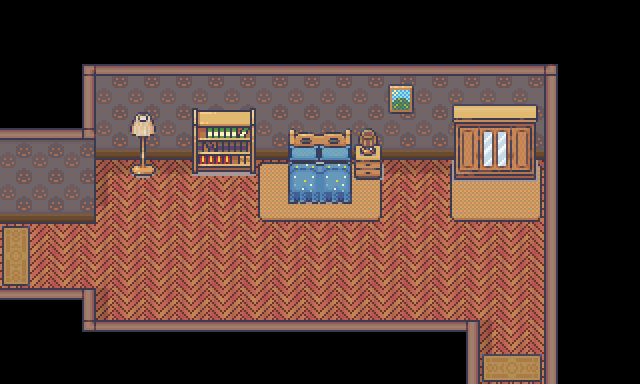

Tiled map render using the project's own tile images. Description and the map definition, with tile-layer contents summarised, below:
An orthogonal 20x12 tile map with 32x32 px tiles, 5 tile layers (Background, Floor, Decor, Furniture, ...), 6 tilesets and 16 objects (2x GoToNextMap, Player, Interaction).

<map version="1.10" tiledversion="1.10.2" orientation="orthogonal" renderorder="right-down" width="20" height="12" tilewidth="32" tileheight="32" infinite="0" nextlayerid="9" nextobjectid="28">
 <tileset firstgid="451" source="tileSets/2_LivingRoom_32x32.tsx" />
 <tileset firstgid="1171" source="tileSets/Room_Builder_Floors_32x32.tsx" />
 <tileset firstgid="1771" source="tileSets/Room_Builder_Walls_32x32.tsx" />
 <tileset firstgid="3051" source="tileSets/4_1Bedroom_32x32.tsx" />
 <tileset firstgid="3467" source="tileSets/fancy_mat.tsx" />
 <tileset firstgid="3476" source="tileSets/1_Room_Builder_borders_32x32.tsx" />
 <layer id="7" name="Background" width="20" height="12">
  <data>[240 cells, 0 non-empty, 0 distinct tile ids]</data>
 </layer>
 <layer id="8" name="Floor" width="20" height="12">
  <data>[240 cells, 160 non-empty, 16 distinct tile ids]</data>
 </layer>
 <layer id="2" name="Decor" width="20" height="12">
  <data>[240 cells, 37 non-empty, 13 distinct tile ids]</data>
 </layer>
 <layer id="3" name="Furniture" width="20" height="12">
  <data>[240 cells, 29 non-empty, 29 distinct tile ids]</data>
 </layer>
 <layer id="4" name="Furniture2" width="20" height="12">
  <data>[240 cells, 5 non-empty, 5 distinct tile ids]</data>
 </layer>
 <objectgroup id="5" name="Collisions">
  <object id="1" x="64" y="64" width="512" height="32" />
  <object id="2" x="544" y="64" width="32" height="320" />
  <object id="3" x="64" y="320" width="416" height="32" />
  <object id="4" x="64" y="64" width="32" height="128" />
  <object id="5" x="0" y="160" width="96" height="32" />
  <object id="6" x="0" y="288" width="96" height="32" />
  <object id="13" x="96" y="96" width="448" height="32" />
  <object id="17" x="448" y="320" width="32" height="64" />
  <object id="23" x="448" y="128" width="96" height="32" />
  <object id="24" x="288" y="128" width="96" height="48" />
  <object id="25" x="192" y="128" width="64" height="20" />
  <object id="27" x="128" y="128" width="32" height="20" />
 </objectgroup>
 <objectgroup id="6" name="SpawnPoints">
  <object id="11" name="Player" type="Player" x="288" y="224" width="32" height="64" />
  <object id="9" name="Interaction" type="Interaction" x="128" y="80" width="32" height="34">
   <properties>
    <property name="offsetX" type="float" value="0" />
    <property name="offsetY" type="float" value="48" />
    <property name="storyArc" value="houseLightsArc" />
   </properties>
  </object>
  <object id="14" name="GoToNextMap" type="GoToNextMap" x="0" y="192" width="16" height="96">
   <properties>
    <property name="NextMapName" value="bathroom" />
    <property name="NextSpawnX" type="float" value="512" />
    <property name="NextSpawnY" type="float" value="240" />
   </properties>
  </object>
  <object id="19" name="GoToNextMap" type="GoToNextMap" x="480" y="368" width="64" height="16">
   <properties>
    <property name="MapResMultiplier" type="float" value="1.5" />
    <property name="NextMapName" value="outdoors" />
    <property name="NextSpawnX" type="float" value="96" />
    <property name="NextSpawnY" type="float" value="368" />
   </properties>
  </object>
 </objectgroup>
</map>
